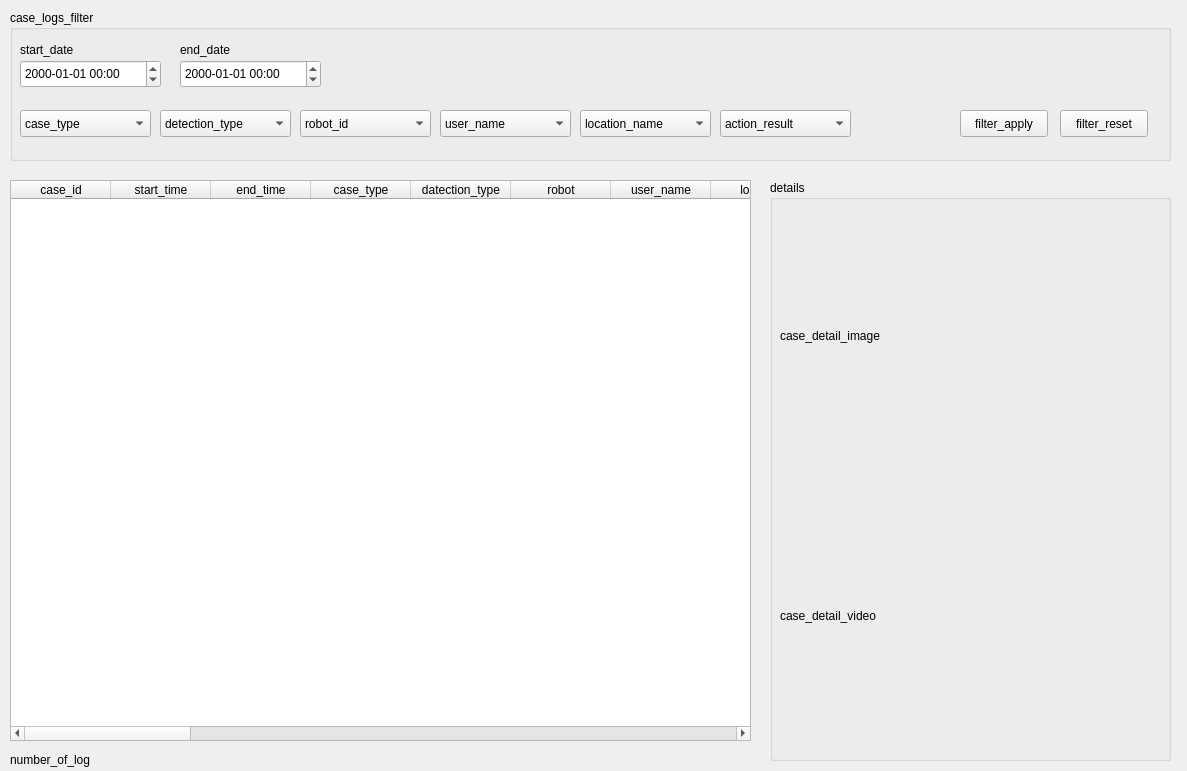
<?xml version="1.0" encoding="UTF-8"?>
<ui version="4.0">
 <class>Form</class>
 <widget class="QWidget" name="Form">
  <property name="geometry">
   <rect>
    <x>0</x>
    <y>0</y>
    <width>1187</width>
    <height>771</height>
   </rect>
  </property>
  <property name="windowTitle">
   <string>Form</string>
  </property>
  <widget class="QGroupBox" name="groupBox_case_logs_filter">
   <property name="geometry">
    <rect>
     <x>10</x>
     <y>10</y>
     <width>1161</width>
     <height>151</height>
    </rect>
   </property>
   <property name="title">
    <string>case_logs_filter</string>
   </property>
   <widget class="QLabel" name="label_start_date">
    <property name="geometry">
     <rect>
      <x>10</x>
      <y>30</y>
      <width>71</width>
      <height>19</height>
     </rect>
    </property>
    <property name="text">
     <string>start_date</string>
    </property>
   </widget>
   <widget class="QDateTimeEdit" name="dateTimeEdit_start_date">
    <property name="geometry">
     <rect>
      <x>10</x>
      <y>50</y>
      <width>141</width>
      <height>28</height>
     </rect>
    </property>
    <property name="displayFormat">
     <string>yyyy-MM-dd HH:mm</string>
    </property>
   </widget>
   <widget class="QLabel" name="label_end_date">
    <property name="geometry">
     <rect>
      <x>170</x>
      <y>30</y>
      <width>71</width>
      <height>19</height>
     </rect>
    </property>
    <property name="text">
     <string>end_date</string>
    </property>
   </widget>
   <widget class="QDateTimeEdit" name="dateTimeEdit_end_date">
    <property name="geometry">
     <rect>
      <x>170</x>
      <y>50</y>
      <width>141</width>
      <height>28</height>
     </rect>
    </property>
    <property name="displayFormat">
     <string>yyyy-MM-dd HH:mm</string>
    </property>
   </widget>
   <widget class="QComboBox" name="comboBox_case_type">
    <property name="geometry">
     <rect>
      <x>10</x>
      <y>100</y>
      <width>131</width>
      <height>27</height>
     </rect>
    </property>
    <item>
     <property name="text">
      <string>case_type</string>
     </property>
    </item>
   </widget>
   <widget class="QComboBox" name="comboBox_detection_type">
    <property name="geometry">
     <rect>
      <x>150</x>
      <y>100</y>
      <width>131</width>
      <height>27</height>
     </rect>
    </property>
    <item>
     <property name="text">
      <string>detection_type</string>
     </property>
    </item>
   </widget>
   <widget class="QComboBox" name="comboBox_robot_id">
    <property name="geometry">
     <rect>
      <x>290</x>
      <y>100</y>
      <width>131</width>
      <height>27</height>
     </rect>
    </property>
    <item>
     <property name="text">
      <string>robot_id</string>
     </property>
    </item>
   </widget>
   <widget class="QComboBox" name="comboBox_location_id">
    <property name="geometry">
     <rect>
      <x>570</x>
      <y>100</y>
      <width>131</width>
      <height>27</height>
     </rect>
    </property>
    <item>
     <property name="text">
      <string>location_name</string>
     </property>
    </item>
   </widget>
   <widget class="QComboBox" name="comboBox_user_account">
    <property name="geometry">
     <rect>
      <x>430</x>
      <y>100</y>
      <width>131</width>
      <height>27</height>
     </rect>
    </property>
    <item>
     <property name="text">
      <string>user_name</string>
     </property>
    </item>
   </widget>
   <widget class="QComboBox" name="comboBox_action_type">
    <property name="geometry">
     <rect>
      <x>710</x>
      <y>100</y>
      <width>131</width>
      <height>27</height>
     </rect>
    </property>
    <item>
     <property name="text">
      <string>action_result</string>
     </property>
    </item>
   </widget>
   <widget class="QPushButton" name="pushButton_filter_apply">
    <property name="geometry">
     <rect>
      <x>950</x>
      <y>100</y>
      <width>88</width>
      <height>27</height>
     </rect>
    </property>
    <property name="text">
     <string>filter_apply</string>
    </property>
   </widget>
   <widget class="QPushButton" name="pushButton_filter_reset">
    <property name="geometry">
     <rect>
      <x>1050</x>
      <y>100</y>
      <width>88</width>
      <height>27</height>
     </rect>
    </property>
    <property name="text">
     <string>filter_reset</string>
    </property>
   </widget>
  </widget>
  <widget class="QTableWidget" name="tableWidget">
   <property name="geometry">
    <rect>
     <x>10</x>
     <y>180</y>
     <width>741</width>
     <height>561</height>
    </rect>
   </property>
   <property name="alternatingRowColors">
    <bool>true</bool>
   </property>
   <property name="selectionMode">
    <enum>QAbstractItemView::SingleSelection</enum>
   </property>
   <property name="selectionBehavior">
    <enum>QAbstractItemView::SelectRows</enum>
   </property>
   <property name="sortingEnabled">
    <bool>true</bool>
   </property>
   <property name="columnCount">
    <number>30</number>
   </property>
   <column>
    <property name="text">
     <string>case_id</string>
    </property>
   </column>
   <column>
    <property name="text">
     <string>start_time</string>
    </property>
   </column>
   <column>
    <property name="text">
     <string>end_time</string>
    </property>
   </column>
   <column>
    <property name="text">
     <string>case_type</string>
    </property>
   </column>
   <column>
    <property name="text">
     <string>datection_type</string>
    </property>
   </column>
   <column>
    <property name="text">
     <string>robot</string>
    </property>
   </column>
   <column>
    <property name="text">
     <string>user_name</string>
    </property>
   </column>
   <column>
    <property name="text">
     <string>location</string>
    </property>
   </column>
   <column>
    <property name="text">
     <string>is_ignored</string>
    </property>
   </column>
   <column>
    <property name="text">
     <string>is_119_reported</string>
    </property>
   </column>
   <column>
    <property name="text">
     <string>is_112_reported</string>
    </property>
   </column>
   <column>
    <property name="text">
     <string>is_illeal_warned</string>
    </property>
   </column>
   <column>
    <property name="text">
     <string>is_danger_warned</string>
    </property>
   </column>
   <column>
    <property name="text">
     <string>is_emergency_warned</string>
    </property>
   </column>
   <column>
    <property name="text">
     <string>is_case_closed</string>
    </property>
   </column>
   <column/>
   <column/>
   <column/>
   <column/>
   <column/>
   <column/>
   <column/>
   <column/>
   <column/>
   <column/>
   <column/>
   <column/>
   <column/>
   <column/>
   <column/>
  </widget>
  <widget class="QGroupBox" name="groupBox_details">
   <property name="geometry">
    <rect>
     <x>770</x>
     <y>180</y>
     <width>401</width>
     <height>581</height>
    </rect>
   </property>
   <property name="title">
    <string>details</string>
   </property>
   <widget class="QLabel" name="label_case_detail_image">
    <property name="geometry">
     <rect>
      <x>10</x>
      <y>30</y>
      <width>371</width>
      <height>251</height>
     </rect>
    </property>
    <property name="text">
     <string>case_detail_image</string>
    </property>
   </widget>
   <widget class="QLabel" name="label_case_detail_video">
    <property name="geometry">
     <rect>
      <x>10</x>
      <y>310</y>
      <width>371</width>
      <height>251</height>
     </rect>
    </property>
    <property name="text">
     <string>case_detail_video</string>
    </property>
   </widget>
  </widget>
  <widget class="QLabel" name="label_number_of_log">
   <property name="geometry">
    <rect>
     <x>10</x>
     <y>750</y>
     <width>341</width>
     <height>19</height>
    </rect>
   </property>
   <property name="text">
    <string>number_of_log</string>
   </property>
  </widget>
 </widget>
 <resources/>
 <connections/>
</ui>
